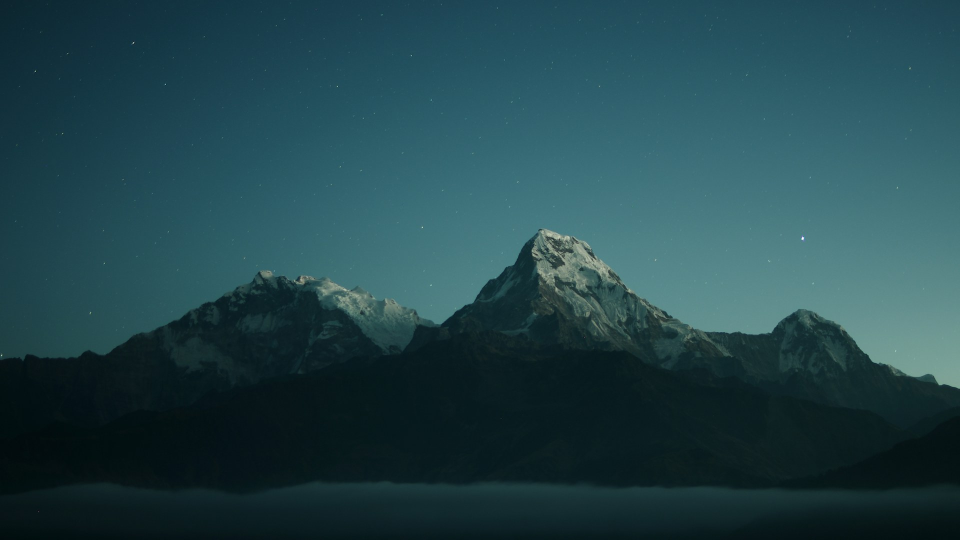
#> input picture assets/bg/home/annapurna-duoi-sao.jpg, 1920 x 1080 px (shown at 1/2 size)
$ python make_game_bg.py ../assets/bg/home/annapurna-duoi-sao.jpg ../assets/bg/home/bong-nui.jpg
#> lines starting #> are read from the running program, lines starting #| are printed output that depends on the picture; after the words box and inside, x2 and y2 are one past the last pixel; in counts of white or black regions, pixels touching at a corner belong together
# Ảnh nền cho ô game khi ảnh gốc nhỏ (PIC1 của đĩa PSP chỉ 480x272): nền là chính ảnh đó làm mờ mạnh và tối đi
# (mờ có chủ đích nên không lộ vỡ hạt), ảnh gốc phóng đúng 2 lần (960x544) đặt giữa phần trên màn hình, bo góc, bóng mềm.
# python tools/make_game_bg.py <PIC1.PNG> <ra.jpg> [--no-art]
#   --no-art: chỉ nền mờ (dùng sau bảng Apps, nơi lưới ô ứng dụng đã che giữa màn hình)
import sys
from PIL import Image, ImageDraw, ImageFilter

src, out = sys.argv[1], sys.argv[2]
W, H = 1920, 1080
art = Image.open(src).convert("RGB")
#> art is the input picture: PIL image 1920x1080 RGB; mean R, G, B 34.5, 68.8, 75.3

# nền: phủ kín màn hình, nhoè mạnh, tối ~45%, tối thêm về hai mép và đáy
k = max(W / art.width, H / art.height)
#> k = 1
bg = art.resize((round(art.width * k), round(art.height * k)), Image.BICUBIC)
bg = bg.crop(((bg.width - W) // 2, (bg.height - H) // 2, (bg.width - W) // 2 + W, (bg.height - H) // 2 + H))
bg = bg.filter(ImageFilter.GaussianBlur(48)).convert("RGBA")
bg.alpha_composite(Image.new("RGBA", (W, H), (0, 0, 0, 115)))
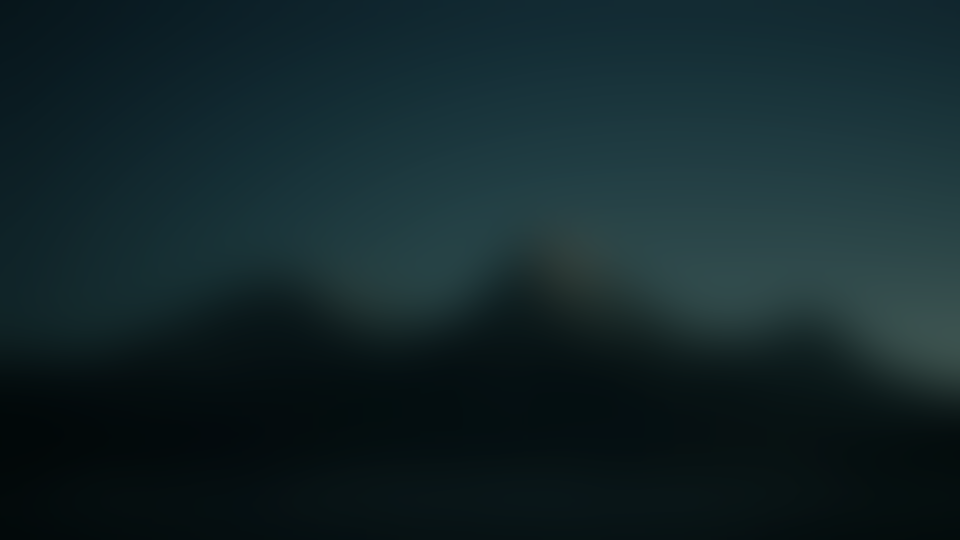
#> bg: PIL image 1920x1080 RGBA (shown at 1/2 size); mean R, G, B, A 18.9, 37.7, 41.3, 255
vig = Image.new("L", (W, H), 0)
#> vig: PIL image 1920x1080 L; every value is 0
vp = vig.load()
for y in range(0, H, 2):
    for x in range(0, W, 2):
        dx, dy = (x - W / 2) / (W / 2), (y - H * 0.42) / (H * 0.7)
        v = int(min(255, max(0, (dx * dx + dy * dy - 0.35) * 150)))
        for a in range(2):
            for b in range(2):
                if x + a < W and y + b < H: vp[x + a, y + b] = v
bg.alpha_composite(Image.merge("RGBA", (Image.new("L", (W, H)),) * 3 + (vig,)))
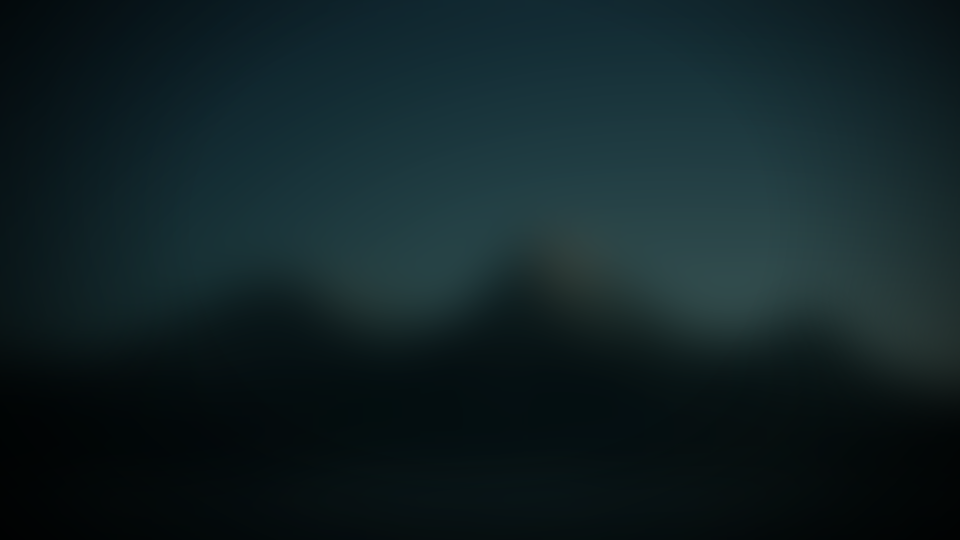
#> bg: PIL image 1920x1080 RGBA (shown at 1/2 size); mean R, G, B, A 17, 33.7, 36.9, 255

if "--no-art" in sys.argv:
    bg.convert("RGB").save(out, quality=93)
    print("ok", out)
    sys.exit(0)

# ảnh gốc gấp đôi, giữa ngang, phía trên dock (dock bắt đầu ~ y 785)
aw, ah = art.width * 2, art.height * 2
#> aw = 3840; ah = 2160
big = art.resize((aw, ah), Image.LANCZOS)
x0, y0 = (W - aw) // 2, 110
#> x0 = -960; y0 = 110
R, S = 24, 4
mask = Image.new("L", (aw * S, ah * S), 0)
#> mask: PIL image 15360x8640 L; every value is 0
ImageDraw.Draw(mask).rounded_rectangle([0, 0, aw * S - 1, ah * S - 1], R * S, fill=255)
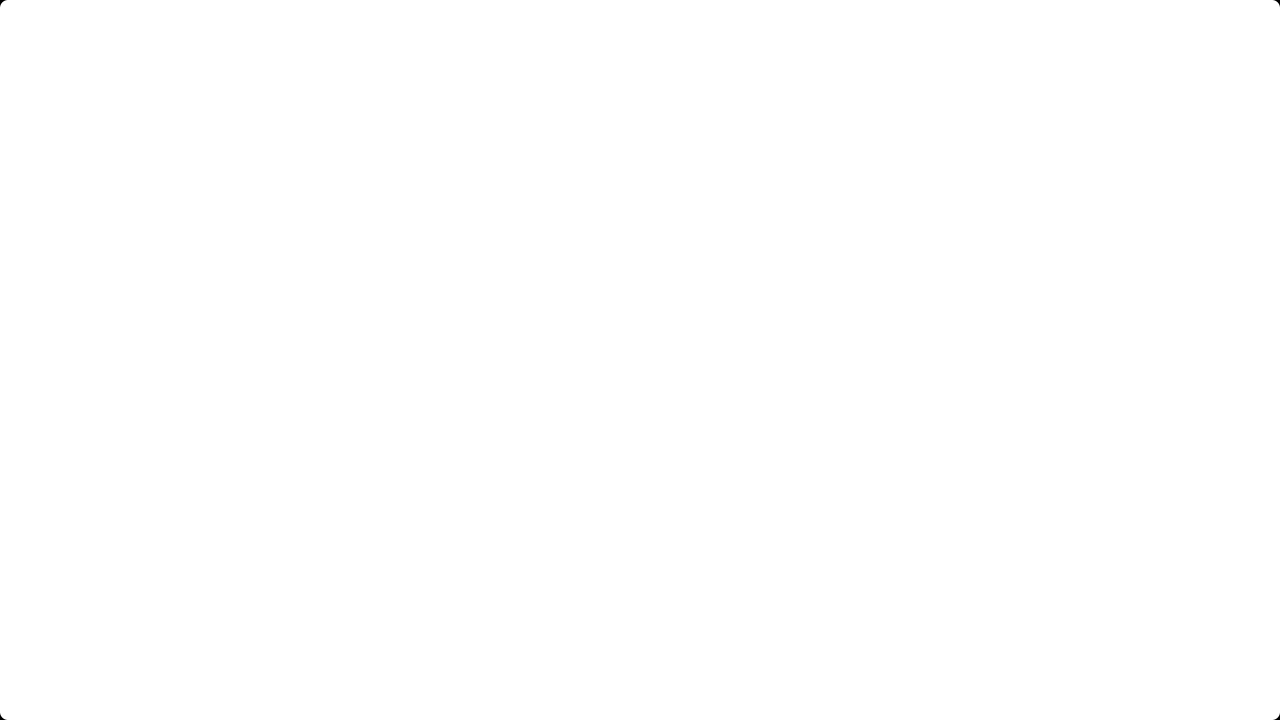
#> mask: PIL image 15360x8640 L (shown at 1/12 size); 100% white; 4 black regions, box (x1, y1, x2, y2) and area: (0, 0, 87, 87) 2004, (15273, 0, 15360, 87) 2004, (0, 8553, 87, 8640) 2004, (15273, 8553, 15360, 8640) 2004
mask = mask.resize((aw, ah), Image.LANCZOS)
#> mask: PIL image 3840x2160 L
shadow = Image.new("L", (W, H), 0)
shadow.paste(mask.point(lambda v: v * 150 // 255), (x0, y0 + 14))
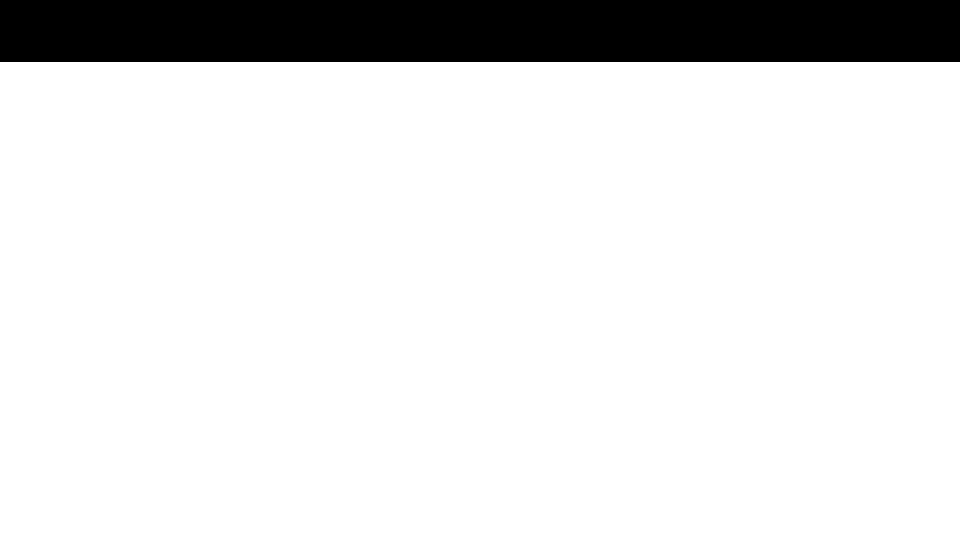
#> shadow: PIL image 1920x1080 L (shown at 1/2 size); values 0 (black) and 150 (white), 88.5% white; 1 black region, box (x1, y1, x2, y2) and area: (0, 0, 1920, 124) 238080
shadow = shadow.filter(ImageFilter.GaussianBlur(28))
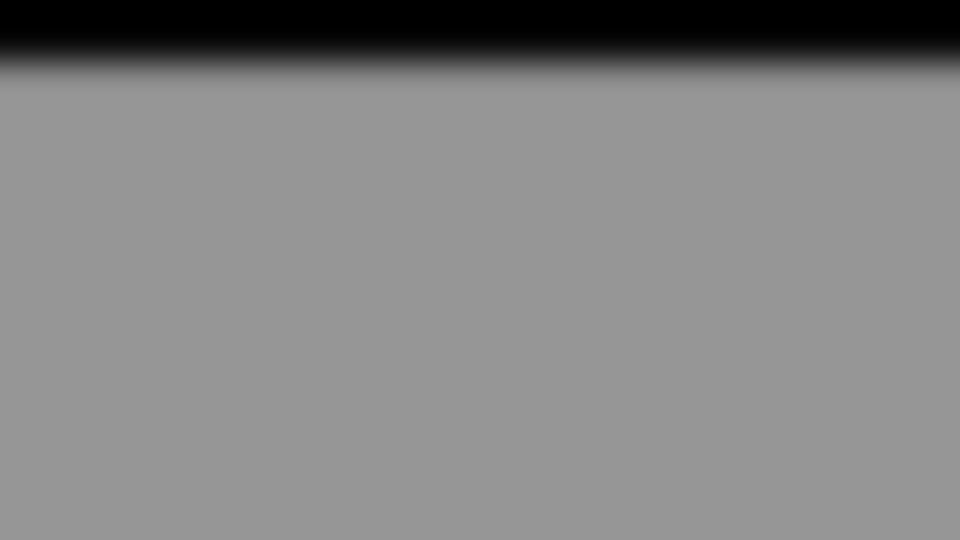
#> shadow: PIL image 1920x1080 L (shown at 1/2 size); min 0, max 150, mean 132.8
bg.alpha_composite(Image.merge("RGBA", (Image.new("L", (W, H)),) * 3 + (shadow,)))
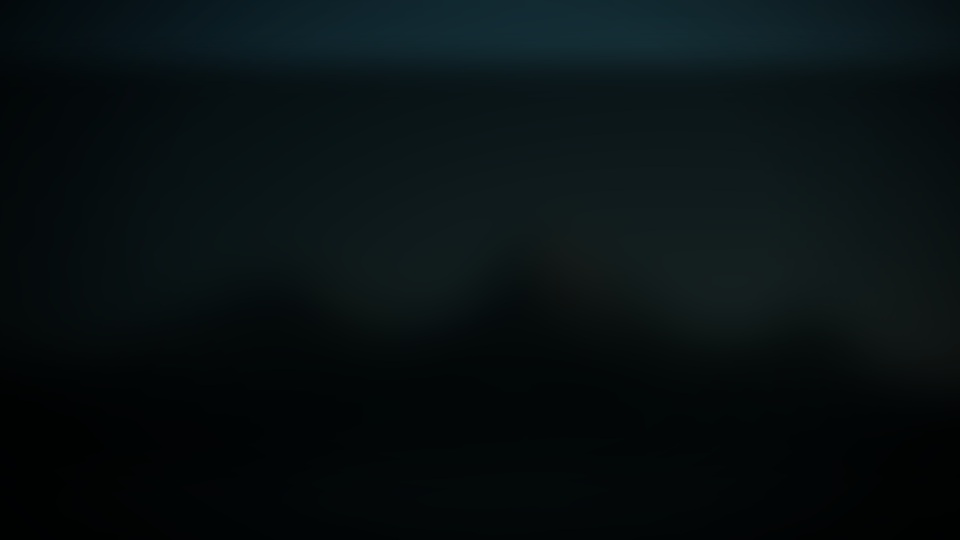
#> bg: PIL image 1920x1080 RGBA (shown at 1/2 size); mean R, G, B, A 7.9, 16.1, 17.8, 255
bg.paste(big, (x0, y0), mask)
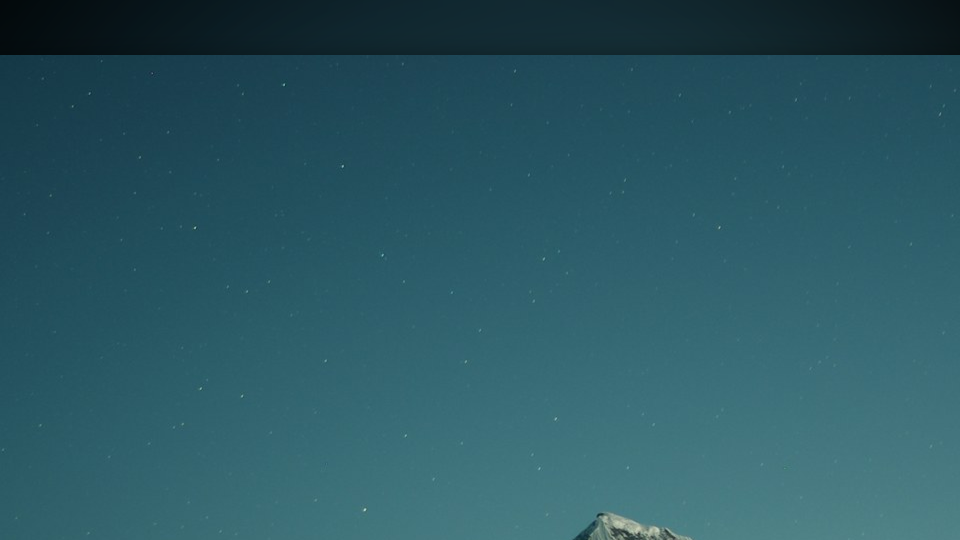
#> bg: PIL image 1920x1080 RGBA (shown at 1/2 size); mean R, G, B, A 43, 87.7, 98.9, 255
bg.convert("RGB").save(out, quality=93)
print("ok", out)

$ run again, on assets/bg/home/cuc-quang-dam-bang.jpg
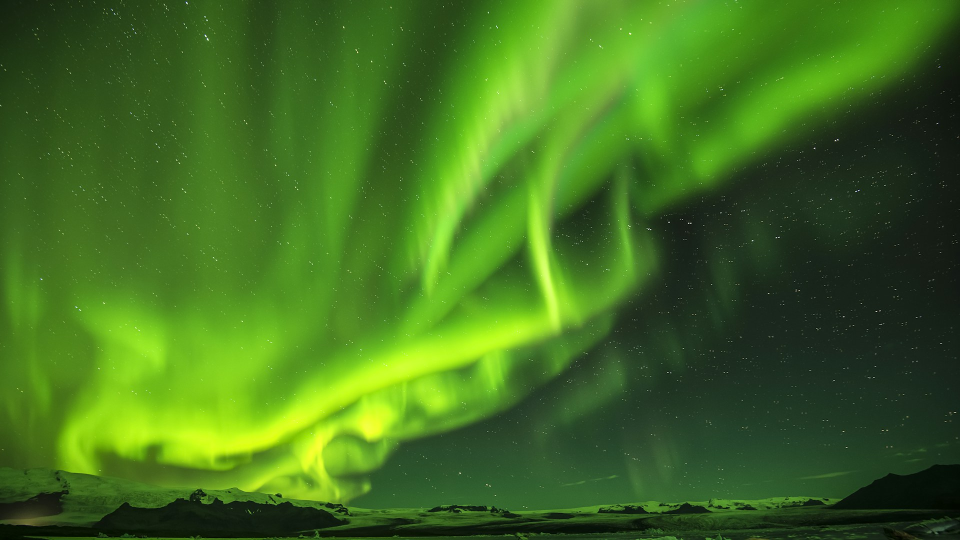
#> input picture assets/bg/home/cuc-quang-dam-bang.jpg, 1920 x 1080 px (shown at 1/2 size)
#> art is the input picture: PIL image 1920x1080 RGB; mean R, G, B 65.3, 110.9, 30.9
#> vig: PIL image 1920x1080 L; every value is 0
#> `bg.alpha_composite(Image.merge("RGBA", (Image.new("L", (W, H)),) * 3 +..`:
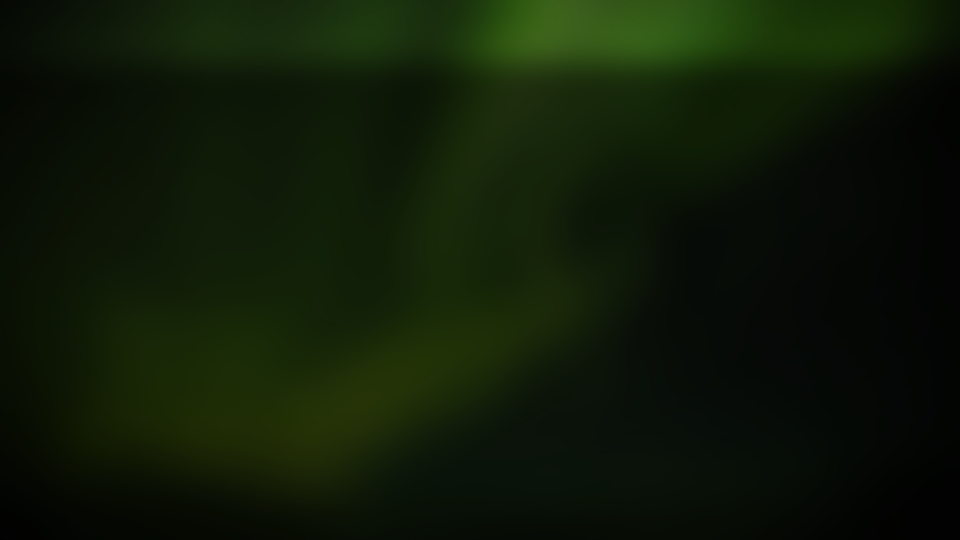
#> bg: PIL image 1920x1080 RGBA (shown at 1/2 size); mean R, G, B, A 15.2, 26.2, 7.1, 255
#> `bg.paste(big, (x0, y0), mask)`:
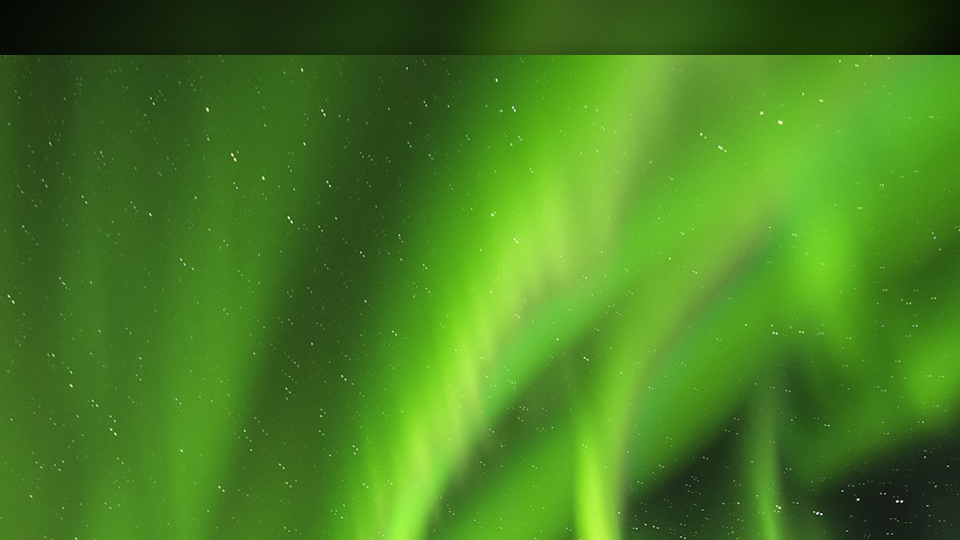
#> bg: PIL image 1920x1080 RGBA (shown at 1/2 size); mean R, G, B, A 70.6, 126.8, 33, 255

$ run again, on assets/bg/home/cuc-quang-nui-tuyet.jpg
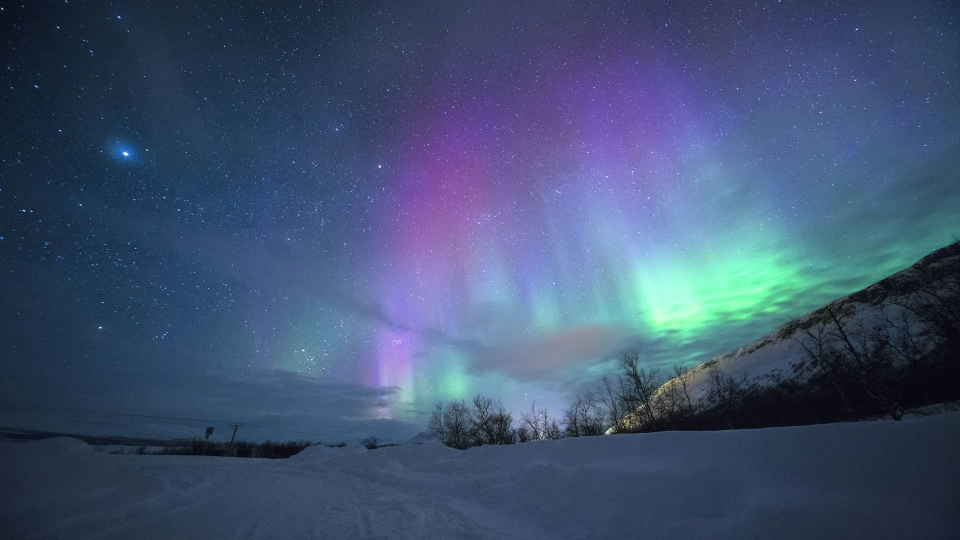
#> input picture assets/bg/home/cuc-quang-nui-tuyet.jpg, 1920 x 1080 px (shown at 1/2 size)
#> art is the input picture: PIL image 1920x1080 RGB; mean R, G, B 64.2, 82.2, 113
#> vig: PIL image 1920x1080 L; every value is 0
#> `bg.alpha_composite(Image.merge("RGBA", (Image.new("L", (W, H)),) * 3 +..`:
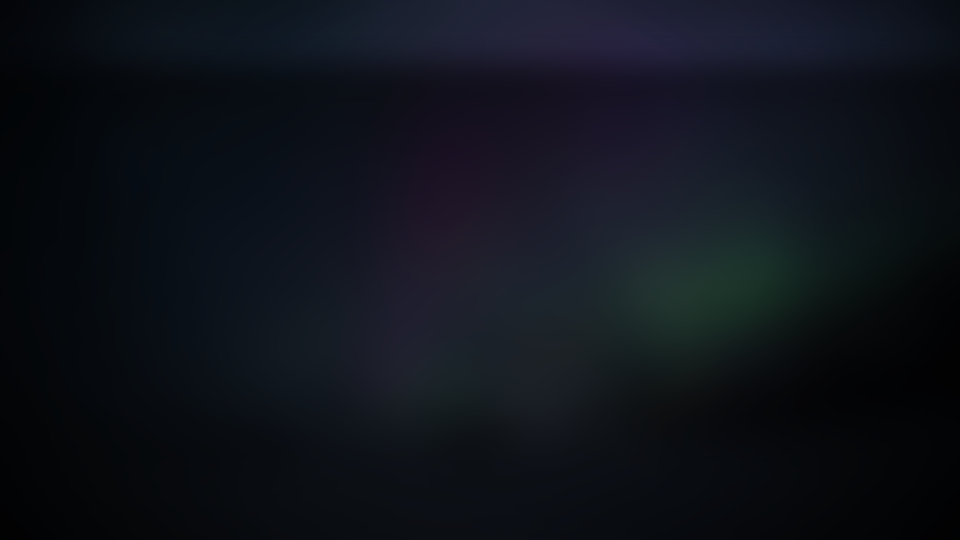
#> bg: PIL image 1920x1080 RGBA (shown at 1/2 size); mean R, G, B, A 14.9, 18.7, 26, 255
#> `bg.paste(big, (x0, y0), mask)`:
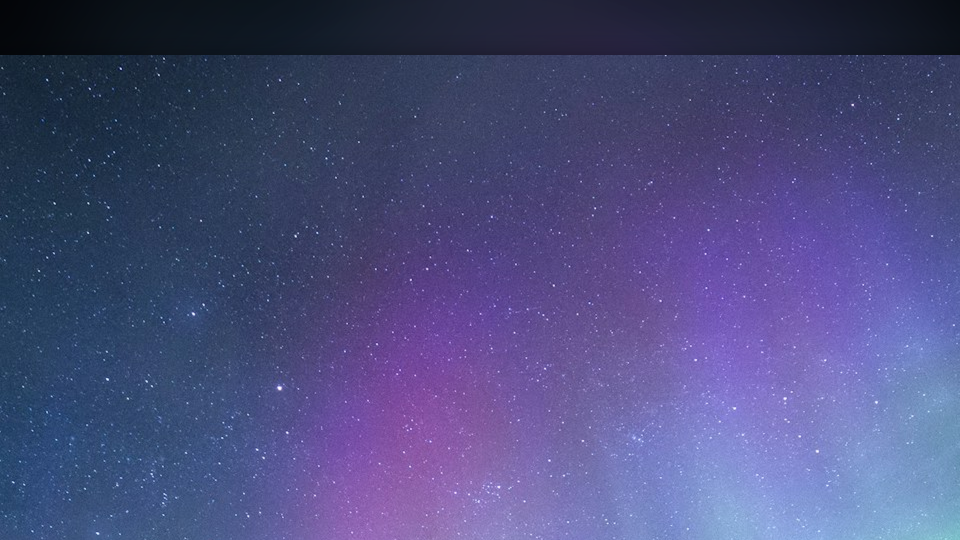
#> bg: PIL image 1920x1080 RGBA (shown at 1/2 size); mean R, G, B, A 75.4, 77, 125.5, 255

$ run again, on assets/bg/home/day-nui-troi-tim.jpg
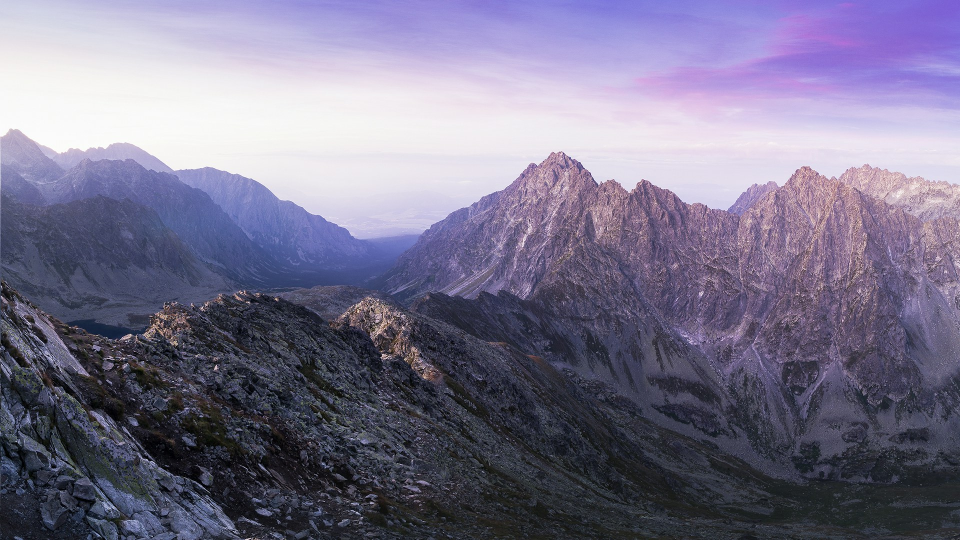
#> input picture assets/bg/home/day-nui-troi-tim.jpg, 1920 x 1080 px (shown at 1/2 size)
#> art is the input picture: PIL image 1920x1080 RGB; mean R, G, B 119.7, 115.2, 139.8
#> vig: PIL image 1920x1080 L; every value is 0
#> `bg.paste(big, (x0, y0), mask)`:
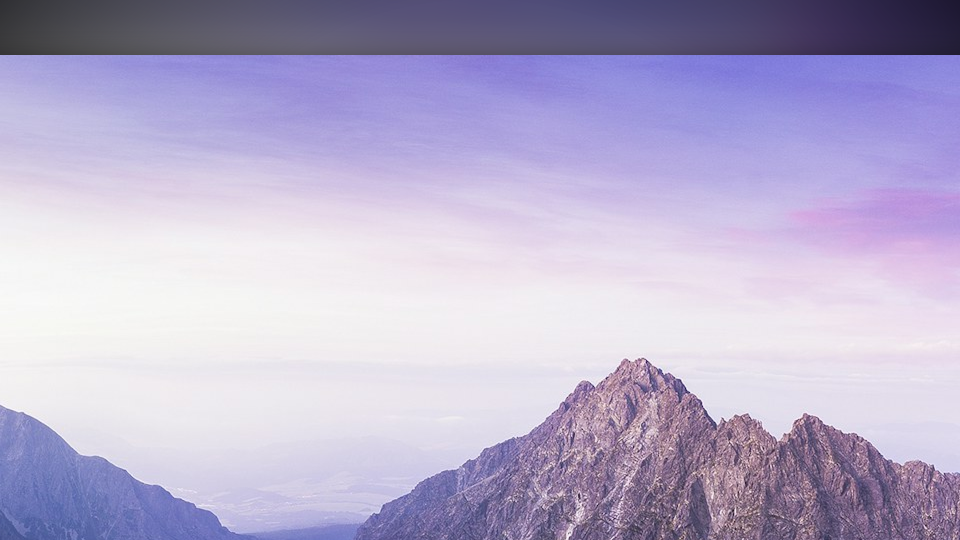
#> bg: PIL image 1920x1080 RGBA (shown at 1/2 size); mean R, G, B, A 183.6, 175.3, 205.9, 255
